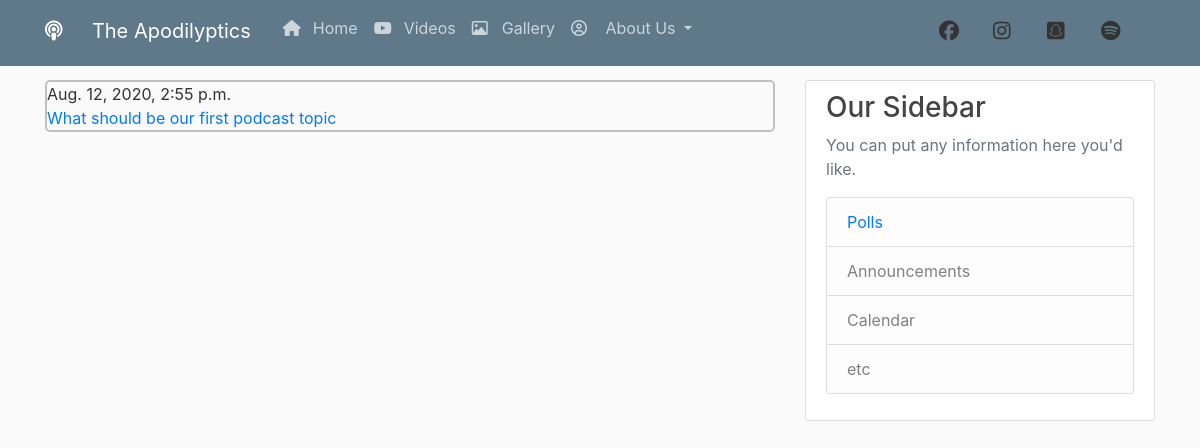
/polls, run on an earlier commit of the app's database.
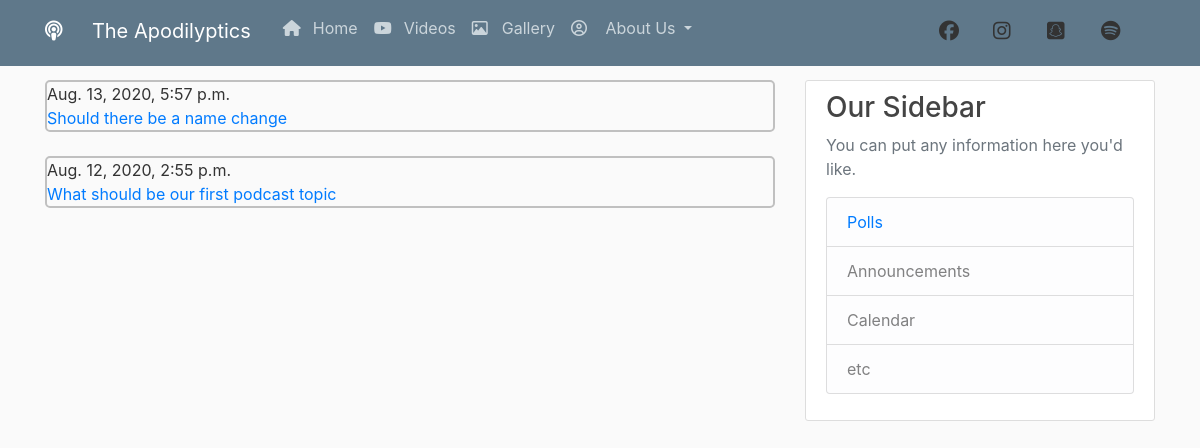
And on a later commit of the database.
### polls/models.py (models this page shows, shortened)
class Question(models.Model):
    question_text = models.CharField(max_length=200)
    pub_date = models.DateTimeField('date published')

### polls/views.py (the view)
# urls.py: path('polls', views.IndexView.as_view() , name ='polls-home'),
class IndexView(generic.ListView):
    template_name = 'polls/index.html'
    context_object_name = 'latest_question_list'
    def get_queryset(self):
        return Question.objects.order_by('-pub_date')[:5]

### polls/templates/polls/index.html
{% extends "podcast/base.html"%}
{% block content%}
{% if latest_question_list %}
    {% for question in latest_question_list %}
    	<div class="polls">
    		<div class = "date">{{question.pub_date}}</div>
        	<a href="{% url 'polls-detail' question.id %}">{{ question.question_text }}</a>
        </div>
        <br>
    {% endfor %}
{% else %}
    <p>No polls are available.</p>
{% endif %}
{% endblock %}

What changed in the data, as far as the page shows it:
added Question: pub_date "Aug. 13, 2020, 5:57 p.m.", question_text "Should there be a name change"
